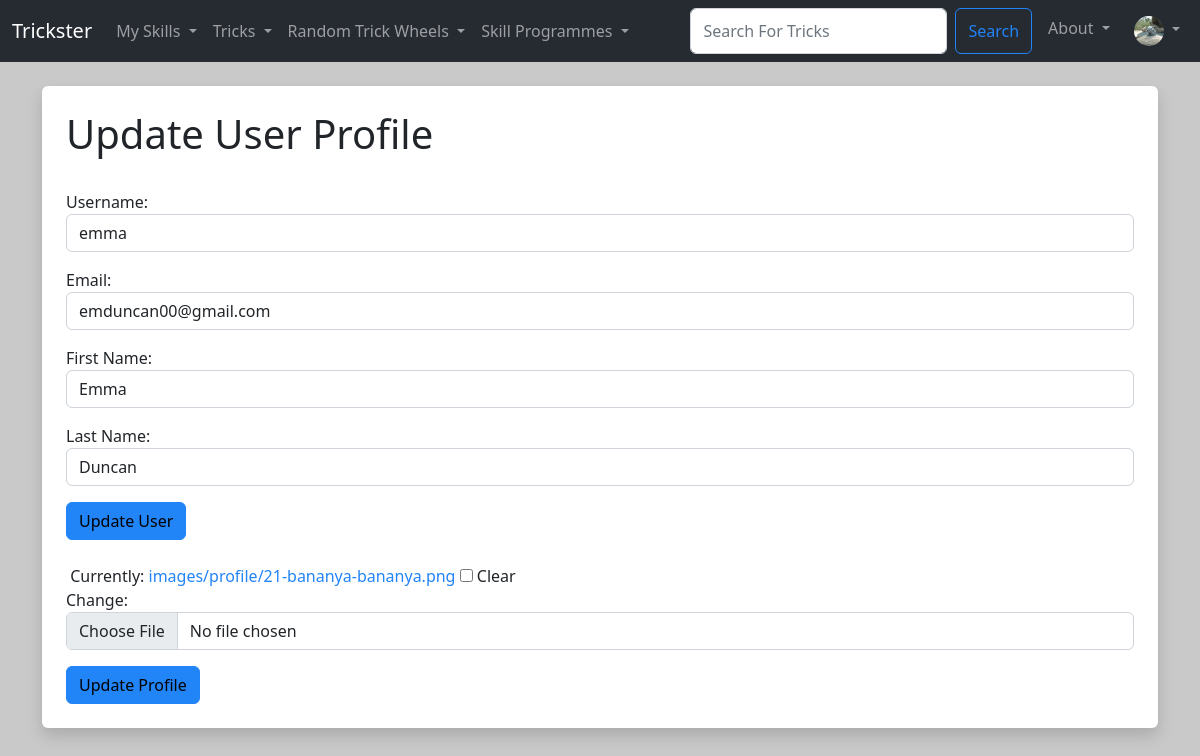
The app's page /Users/update_profile/2 (signed in) with its own data.
### Users/models.py (models this page shows, shortened)
class Trickster_User(AbstractBaseUser, PermissionsMixin):
  UserID = models.AutoField(primary_key=True)
  Email = models.EmailField(('Email Address'), unique=True)
  Username = models.CharField(('Username'),max_length=25, unique=True)
  FirstName = models.CharField(('First Name'),max_length=25)
  LastName = models.CharField(('Last Name'),max_length=25)
  DateOfJoining = models.DateField(default=timezone.now)
  is_staff = models.BooleanField(default=False)
  is_active = models.BooleanField(default=True)
  objects = CustomUserManager()
  USERNAME_FIELD = 'Email'
  REQUIRED_FIELDS = ['Username', 'FirstName', 'LastName']

class User_Profile(models.Model):
  User = models.OneToOneField(Trickster_User, on_delete=models.CASCADE)
  ProfilePhoto = models.ImageField(null=True, blank=True, upload_to="images/profile")
  Bio = models.TextField(blank=True)
  SkillLevel = models.ForeignKey(SkillLevel, default=get_default_skill_level, blank=True, null=True, on_delete=models.CASCADE)
  UserDifficultyLevel = models.PositiveIntegerField(default=1, null=True, validators=[MinValueValidator(1), MaxValueValidator(10)])
  UserLevelProgress = models.PositiveIntegerField(default=1, validators=[MinValueValidator(1), MaxValueValidator(100)])
  LearnedTricks = models.ManyToManyField(Trick, related_name='learned_trick', blank=True)
  SavedTricks = models.ManyToManyField(Trick, related_name='saved_trick', blank=True)
  CurrentlyLearningProgrammes = models.ManyToManyField(Trick_Programme, related_name='currently_learning_programme', blank=True)
  CompletedProgrammes = models.ManyToManyField(Trick_Programme, related_name='completed_programme', blank=True)
  CompletedLessons = models.ManyToManyField(Programme_Lesson, related_name='completed_lessons', blank=True)
  SavedProgrammes = models.ManyToManyField(Trick_Programme, related_name='saved_programme', blank=True)
  Follows =  models.ManyToManyField('self', related_name='followed_by', symmetrical=False, blank=True)

### Users/views.py (the view, shortened to what this page needs)
# urls.py: path('update_profile/<int:pk>', views.update_profile, name='update-profile'),
def update_profile(request, pk):
  if request.user.is_authenticated:
    profile = User_Profile.objects.get(User_id=pk)
    user = Trickster_User.objects.get(UserID=pk)
    profile_form = ProfileUpdateForm(instance=profile)
    user_form = UserUpdateForm(instance=user)
    return render(request, 'user_pages/update_profile.html', {'profile':profile, 'profile_form':profile_form, 'user_form':user_form})
  else:
    messages.error(request, ("You Must Be Logged In To See This Page!"))
    return redirect('home')

### Users/forms.py
class ProfileUpdateForm(forms.ModelForm):
  class Meta:
    model = User_Profile
    fields = ('ProfilePhoto',)
    labels = {
      'ProfilePhoto':'',
    }
    widgets = {
        'ProfilePhoto': forms.ClearableFileInput(attrs={'class':'form-control'}),
    }

class UserUpdateForm(forms.ModelForm):
  class Meta:
    model = Trickster_User
    fields = ('Username', 'Email', 'FirstName', 'LastName')
    labels = {
      'Username':'Username',
      'Email':'Email',
      'FirstName':'First Name',
      'LastName':'Last Name'
    }
    widgets = {
      'Username' : forms.TextInput(attrs={'class':'form-control'}),
      'Email' : forms.EmailInput(attrs={'class':'form-control'}),
      'FirstName' : forms.TextInput(attrs={'class':'form-control'}),
      'LastName' : forms.TextInput(attrs={'class':'form-control'})
    }

### Users/templates/user_pages/update_profile.html (shortened to what this page needs)
{% extends 'main/base.html' %}
{% block content  %}
    <div class="shadow  p-4 mb-5 bg-body rounded">
        <h1>Update User Profile</h1>
        <form action="" method=POST enctype="multipart/form-data">
          {% for feild in user_form %}
            <p>
              {{ feild.label_tag }}
              {{ feild}}
            </p>
          {% endfor %}
          <input name="UpdateUser" type="submit" value="Update User" class="btn btn-primary">
        </form>
        <form action="" method=POST enctype="multipart/form-data">
          {% for feild in profile_form %}
            <p>
              {{ feild}}
            </p>
          {% endfor %}
          <input name="UpdateProfile" type="submit" value="Update Profile" class="btn btn-primary">
        </form>
    </div>
{% endblock %}

### TricksterMain/templates/components/navbar.html (shortened to what this page needs)
{% load static %}
<nav class="navbar navbar-expand-lg navbar-dark bg-tricksterdark">
  <div class="container-fluid">
    <a class="navbar-brand" href="{%url 'home'%}">Trickster</a>
    <div class="collapse navbar-collapse" id="navbarSupportedContent">
      <ul class="navbar-nav me-auto mb-2 mb-lg-0">
        <li class="nav-item dropdown">
          <a class="nav-link dropdown-toggle" href="#" id="mySkillsDropdown" role="button" data-bs-toggle="dropdown" aria-expanded="false">
            My Skills
          </a>
        </li>
        <li class="nav-item dropdown">
          <a class="nav-link dropdown-toggle" href="#" id="tricksDropdown" role="button" data-bs-toggle="dropdown" aria-expanded="false">
            Tricks
          </a>
        </li>
        <li class="nav-item dropdown">
          <a class="nav-link dropdown-toggle" href="#" id="randomDropdown" role="button" data-bs-toggle="dropdown" aria-expanded="false">
            Random Trick Wheels
          </a>
        </li>
        <li class="nav-item dropdown">
          <a class="nav-link dropdown-toggle" href="#" id="tricksDropdown" role="button" data-bs-toggle="dropdown" aria-expanded="false">
            Skill Programmes
          </a>
        </li>
      </ul>
      <div class="navbar-nav ml-auto gap-2">
        <form class="d-flex" method="POST" action="{% url 'search-trick' %}">
          <input class="form-control me-2 input-sm" type="search" placeholder="Search For Tricks" aria-label="Search" name="trick_searched">
          <button class="btn btn-outline-primary" type="submit">Search</button>
        </form>
        <li class="nav-item dropdown">
          <a class="nav-link dropdown-toggle" href="#" id="tricksDropdown" role="button" data-bs-toggle="dropdown" aria-expanded="false">
            About
          </a>
        </li>
        {% if user.is_authenticated %}
        <li class="nav-item dropdown">
          <a class="nav-link dropdown-toggle" href="#" id="navbarScrollingDropdown" role="button" data-bs-toggle="dropdown" aria-expanded="false">
            {% if request.user.user_profile.ProfilePhoto %}
              <img
              class="rounded-circle"
              height="30"
              src="{{ request.user.user_profile.ProfilePhoto.url }}"
              alt="User Profile Image"
              />
            {% endif %}
          </a>
        </li>
        {% else %}
          <li class="nav-item">
            <a class="nav-link" href="{%url 'login'%}">Login</a>
          </li>
        {% endif %}
      </div>
    </div>
  </div>
</nav>

### TricksterMain/templates/main/base.html (style rules this page uses)
body { background: #c9c9c9 }

### records on screen
Trickster_User: user.user_profile.ProfilePhoto (picture)
Trickster_User: user_form "emma" "emduncan00@gmail.com" "Emma" "Duncan"

### other values on screen
{{ feild.label_tag }} "Username:" "Email:" "First Name:" "Last Name:"
